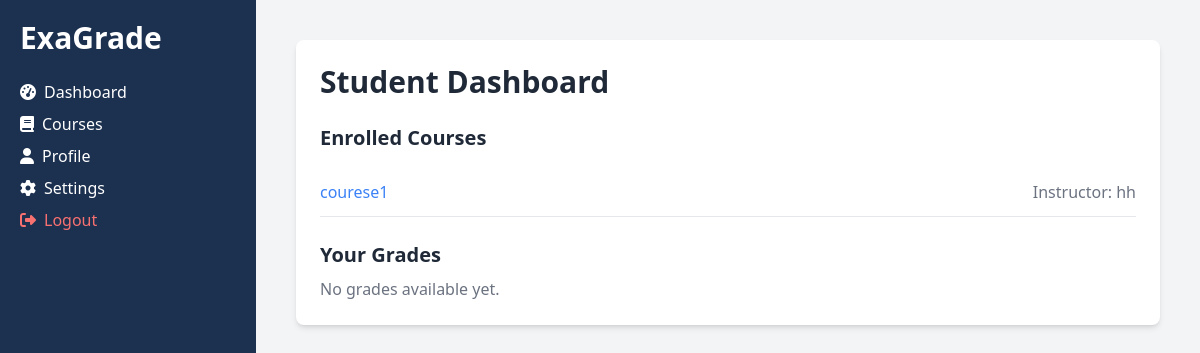
The page /users/dashboard/student/ (signed in) on the database as committed earlier.
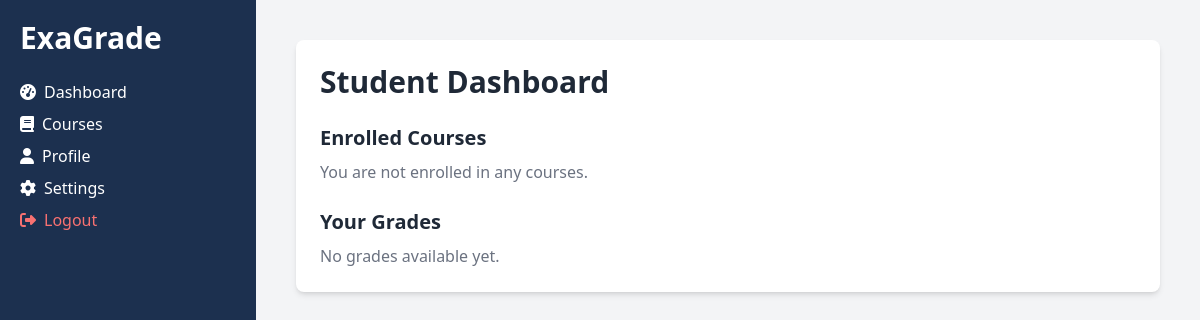
The same page on the database as committed later.
### courses/models.py (models this page shows, shortened)
class Course(models.Model):
    name = models.CharField(max_length=255)
    description = models.TextField(blank=True, null=True)
    instructor = models.ForeignKey(CustomUser, on_delete=models.CASCADE, related_name="courses")
    students = models.ManyToManyField(CustomUser, related_name="enrolled_courses", blank=True)
    course_code = models.CharField(max_length=6, unique=True, blank=True)  # Unique 6-digit code

### users/models.py (models this page shows)
class CustomUser(AbstractUser):
    is_instructor = models.BooleanField(default=False)
    is_student = models.BooleanField(default=False)
    phone_number = models.CharField(max_length=15, blank=True, null=True)
    bio = models.TextField(blank=True, null=True)
    profile_image = models.ImageField(
        upload_to="profiles/",
        default="profiles/profile-default.png",
        null=True,
        blank=True
    )

### users/views.py (the view)
# urls.py: path("dashboard/student/", student_dashboard, name="student_dashboard"),
@login_required
def student_dashboard(request):
    if request.user.is_instructor:
        return redirect("users:instructor_dashboard")
    enrolled_courses = request.user.enrolled_courses.all()
    grades = request.user.grades_received.all()
    return render(request, "users/student_dashboard.html", {"enrolled_courses": enrolled_courses, "grades": grades})

### ExaGrade/users/templates/users/student_dashboard.html
{% extends "base.html" %}
{% block content %}
<div class="max-w-6xl mx-auto bg-white p-6 rounded-lg shadow-md">
    <h1 class="text-3xl font-bold text-gray-800">Student Dashboard</h1>
    <div class="mt-6">
        <h2 class="text-xl font-bold text-gray-800">Enrolled Courses</h2>
        {% if enrolled_courses %}
            <ul class="mt-4">
                {% for course in enrolled_courses %}
                    <li class="border-b py-3 flex justify-between">
                        <a href="{% url 'courses:detail' course.id %}" class="text-blue-500 hover:underline">
                            {{ course.name }}
                        </a>
                        <span class="text-gray-500">Instructor: {{ course.instructor.username }}</span>
                    </li>
                {% endfor %}
            </ul>
        {% else %}
            <p class="text-gray-500 mt-2">You are not enrolled in any courses.</p>
        {% endif %}
    </div>
    <div class="mt-6">
        <h2 class="text-xl font-bold text-gray-800">Your Grades</h2>
        {% if grades %}
            <table class="mt-4 w-full border">
                <thead>
                    <tr class="bg-gray-100">
                        <th class="py-2 px-4 text-left">Exam</th>
                        <th class="py-2 px-4 text-left">Grade</th>
                        <th class="py-2 px-4 text-left">Feedback</th>
                    </tr>
                </thead>
                <tbody>
                    {% for grade in grades %}
                        <tr class="border-b">
                            <td class="py-2 px-4">{{ grade.exam.name }}</td>
                            <td class="py-2 px-4 font-semibold">{{ grade.grade }}</td>
                            <td class="py-2 px-4">{{ grade.feedback }}</td>
                        </tr>
                    {% endfor %}
                </tbody>
            </table>
        {% else %}
            <p class="text-gray-500 mt-2">No grades available yet.</p>
        {% endif %}
    </div>
</div>
{% endblock %}

Rows that differ between the two databases and show on the page:
removed Course: name "courese1", instructor.username "hh"
Other text that changed with them:
text now shown: "You are not enrolled in any courses."
